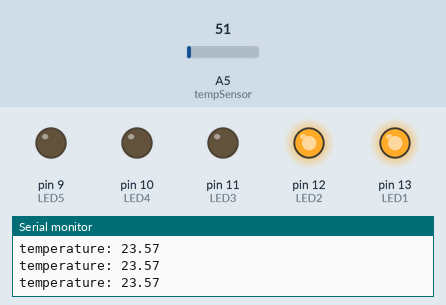
This sketch was run on a simulated Arduino Uno, built with avr-gcc and run on an emulated ATmega328P. On the bench: output pins drawn as LEDs (lit = HIGH), the last lines printed to the serial monitor. The test bench sets the inputs (shaded band); at power-on: A5 (tempSensor) = 51.

Above: at 1.3 s.
1.4 s: A5 (tempSensor) set to 58
2.9 s: A5 (tempSensor) set to 72
At 4.0 s:
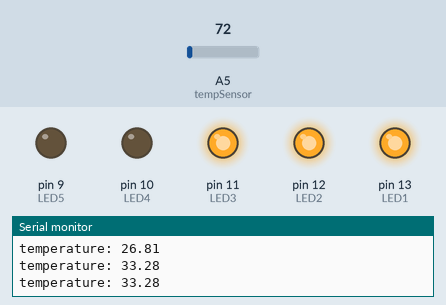
4.5 s: A5 (tempSensor) set to 163
At 5.1 s:
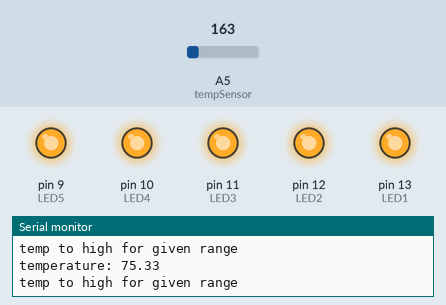
6.0 s: A5 (tempSensor) set to 114
7.5 s: A5 (tempSensor) set to 98
At 8.6 s:
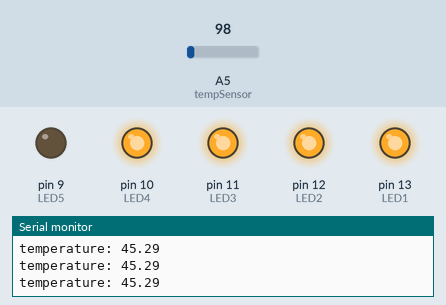
9.0 s: A5 (tempSensor) set to 86
At 9.7 s:
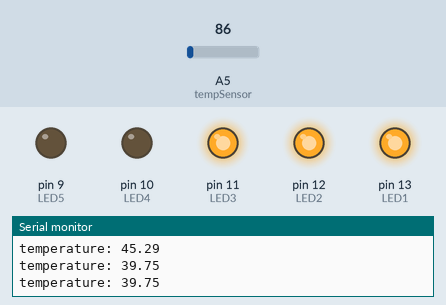
Timing chart, 0 to 11.5 s (numbered marks = the images above; inputs shaded):
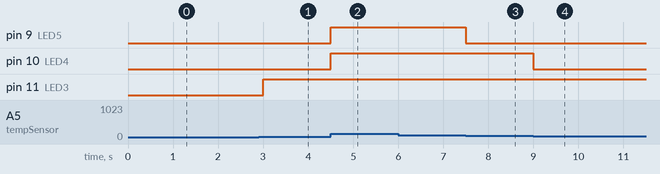

Measured:
- the behaviour switches between 64 and 65 on A5 (tempSensor) (found by bisection; images 0 and 1)
- the behaviour switches between 109 and 108 on A5 (tempSensor) (found by bisection; images 2 and 3)
- after the input at 2.9 s, pin 11 (LED3): LOW → HIGH after 0.10 s
- after the input at 4.5 s, pin 9 (LED5), pin 10 (LED4): LOW → HIGH at once
- after the input at 7.5 s, pin 9 (LED5): HIGH → LOW at once
- after the input at 9.0 s, pin 10 (LED4): HIGH → LOW at once

The sketch:

Temperature.ino
```cpp
// C++ code
//

int LED1 = 13;
int LED2 = 12;
int LED3 = 11;
int LED4 = 10;
int LED5 = 9;
int tempSensor = 5;
int range = 10;
int period = 31250;

float temperatureVoltage;
float temperature;

void setup()
{
  //Serial
  Serial.begin(9600);

  //LEDs
  pinMode(LED1, OUTPUT);
  pinMode(LED2, OUTPUT);
  pinMode(LED3, OUTPUT);
  pinMode(LED4, OUTPUT);
  pinMode(LED5, OUTPUT);

  //tempSensor
  pinMode(tempSensor, INPUT);

  cli();

  //timer stuff for interupts
  //credits:(https://www.youtube.com/watch?v=Uv9UeYUsA8A&ab_channel=Electronoobs)
  TCCR1A = 0; //reset entire control register A to 0
  TCCR1B = 0; //reset entire control register B to 0
  TCCR1B |= B00000100; //Set CS12 to 1 so we get prescalar 256

  TIMSK1 |= B00000010; //Set OCIE1A to 1 so we get compare match A

  OCR1A = period; //Finally we compare register A to this value
  sei();

}

void loop()
{

}

float getTemp()
{

  temperatureVoltage = analogRead(tempSensor)*5.0195;
  temperatureVoltage /= 1024.0;
  return (((temperatureVoltage)/1.75)*165);

  //return map((analogRead(A5) * 3.04), 0, 1023, -40, 125);
}

ISR(TIMER1_COMPA_vect) {
  TCNT1 = 0; //set the Timer back to 0
  temperature = getTemp();
  Serial.print("temperature: ");
  Serial.println(temperature);
  int numberOfLEDs = temperature / range;
  if (numberOfLEDs > 5) {
    numberOfLEDs = 5;
    Serial.println("temp to high for given range");
  } else if (numberOfLEDs < 0) {
    numberOfLEDs = 0;
    Serial.println("temp to low");
  }

  if (numberOfLEDs == 0) {
    bigDigitalWrite(0,0,0,0,0);
  } else if (numberOfLEDs == 1) {
    bigDigitalWrite(1,0,0,0,0);
  } else if (numberOfLEDs == 2) {
    bigDigitalWrite(1,1,0,0,0);
  } else if (numberOfLEDs == 3) {
    bigDigitalWrite(1,1,1,0,0);
  } else if (numberOfLEDs == 4) {
    bigDigitalWrite(1,1,1,1,0);
  } else if (numberOfLEDs == 5) {
    bigDigitalWrite(1,1,1,1,1);
  } else {
    Serial.print("error");
  }
}

void bigDigitalWrite(int LED1ON, int LED2ON, int LED3ON, int LED4ON, int LED5ON) {

  digitalWrite(LED1, LOW);
  digitalWrite(LED2, LOW);
  digitalWrite(LED3, LOW);
  digitalWrite(LED4, LOW);
  digitalWrite(LED5, LOW);

  if(LED1ON == 1) {
    digitalWrite(LED1, HIGH);
  }
  if(LED2ON == 1) {
    digitalWrite(LED2, HIGH);
  }
  if(LED3ON == 1) {
    digitalWrite(LED3, HIGH);
  }
  if(LED4ON == 1) {
    digitalWrite(LED4, HIGH);
  }
  if(LED5ON == 1) {
    digitalWrite(LED5, HIGH);
  }
}
```
